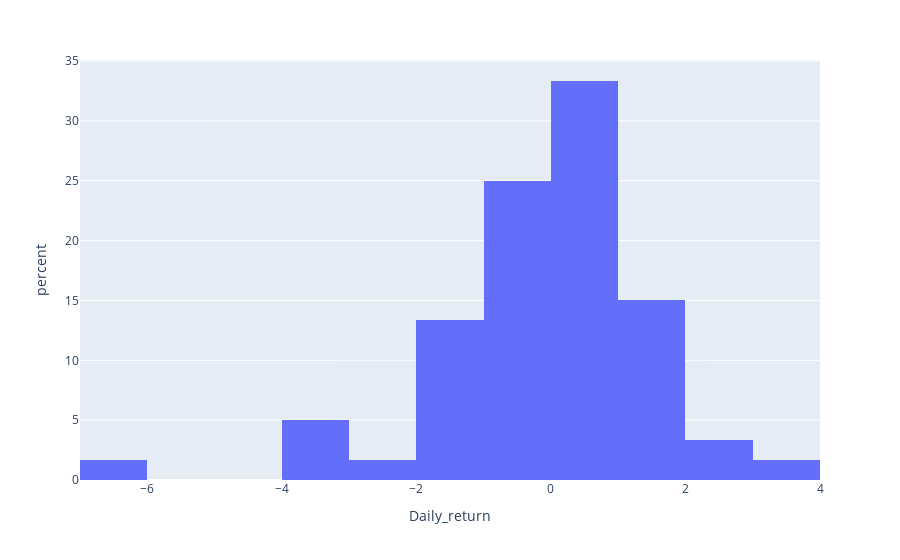

The notebook cell saved with this chart:
### Code cell
dfig = go.Figure()
px.histogram(df.head(60), x="Daily_return",histnorm='percent')

### Figure 1 — Plotly figure (JSON) as saved in the notebook; plotly's stock layout.template omitted (floating-point values rounded to 4 significant figures)
{"data": [{"alignmentgroup": "True", "bingroup": "x", "histnorm": "percent", "hovertemplate": "Daily_return=%{x}<br>percent=%{y}<extra></extra>", "legendgroup": "", "marker": {"color": "#636efa"}, "name": "", "offsetgroup": "", "orientation": "v", "showlegend": false, "type": "histogram", "x": [1.284, -0.7746, -1.065, 1.076, -0.6388, 1.357, 0.4228, 3.509, -3.39, 0, -3.579, -2.475, -0.2239, 1.272, -0.3693, 0, -1.186, 0.5251, 0.3731, -0.8922, 0.6002, 0.522, -0.3709, -3.425, -0.2313, 0.541, -0.07686, -0.9231, 0.854, 0.8468, 0.687, 0.834, 0.4511, -0.5988, 0.3012, -0.3754, -1.206, 1.068, -1.509, -1.839, 2.108, 1.07, 0.4539, 2.56, -0.2937, -0.7364, 0.1484, 0.5185, -1.4, 1.794, 0.5874, 0.438, 1.381, -1.075, -6.159, -0.7722, 1.556, -1.533, -0.7782, 0.3922], "xaxis": "x", "yaxis": "y"}], "layout": {"barmode": "relative", "legend": {"tracegroupgap": 0}, "margin": {"t": 60}, "xaxis": {"anchor": "y", "domain": [0, 1], "title": {"text": "Daily_return"}}, "yaxis": {"anchor": "x", "domain": [0, 1], "title": {"text": "percent"}}}}
